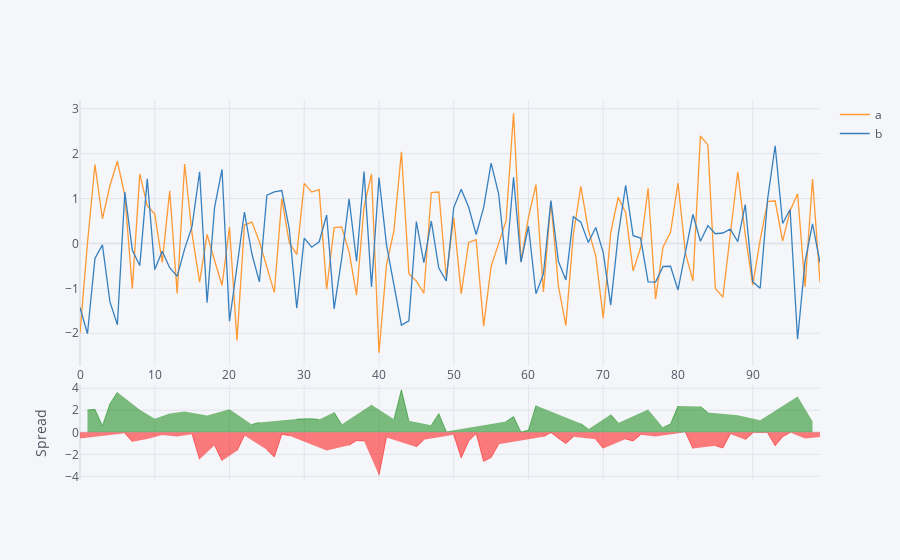

The code cell stored with this chart in its notebook:
### Code cell
dataframe[['a','b']].iplot(kind='spread')
